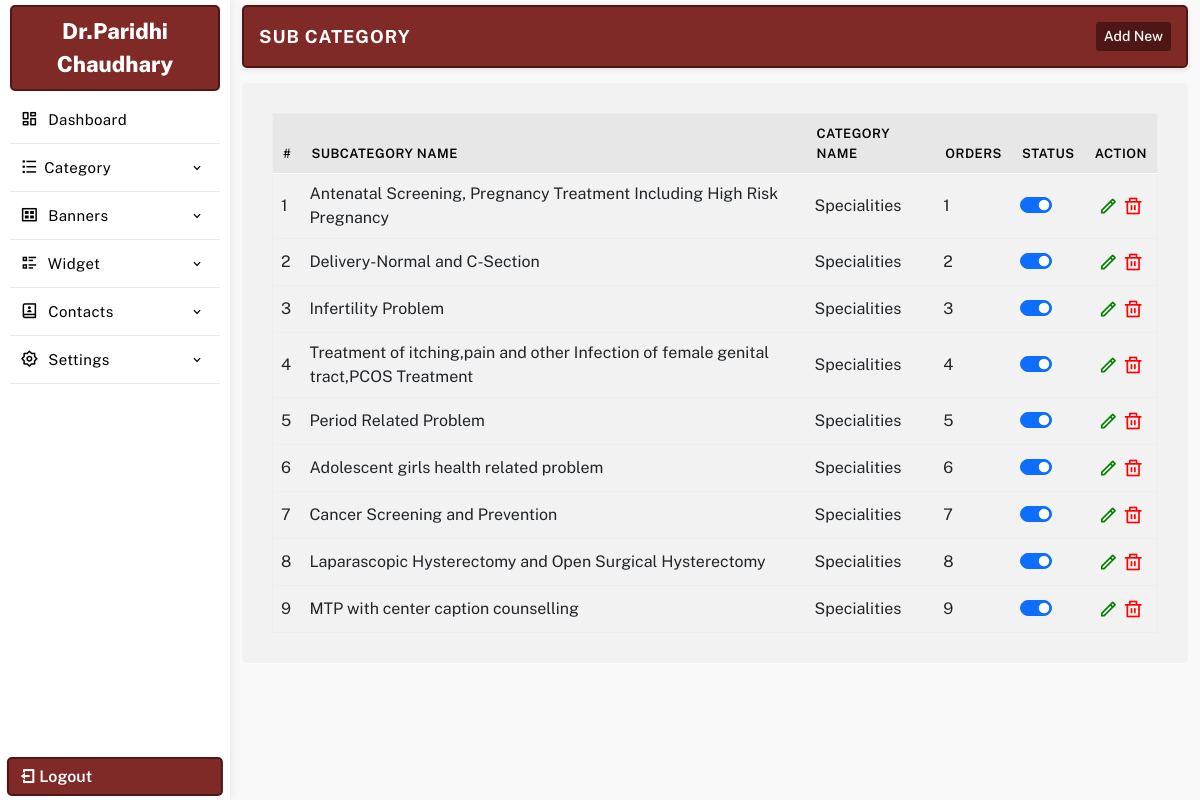
The page /manager/sub-category.php (signed in) on the database its author committed.
### tables this page shows
CREATE TABLE `settings` (
  `id` int(11) NOT NULL,
  `web_name` varchar(255) DEFAULT NULL,
  `email_id` varchar(255) DEFAULT NULL,
  `alternate_email_id` varchar(255) DEFAULT NULL,
  `contact_no` varchar(255) DEFAULT NULL,
  `alternate_no` varchar(255) DEFAULT NULL,
  `whatsapp_no` varchar(255) DEFAULT NULL,
  `reception_time` varchar(255) DEFAULT NULL,
  `address` text DEFAULT NULL,
  `youtubelink` varchar(255) DEFAULT NULL,
  `map_iframe` longtext DEFAULT NULL,
  `facebook` varchar(255) DEFAULT NULL,
  `youtube` varchar(255) DEFAULT NULL,
  `instagram` varchar(255) DEFAULT NULL,
  `twitter` varchar(255) DEFAULT NULL,
  `linkedin` varchar(255) DEFAULT NULL,
  `logo` varchar(255) DEFAULT NULL,
  `meta_title` varchar(255) DEFAULT NULL,
  `meta_keywords` varchar(255) DEFAULT NULL,
  `meta_desc` text DEFAULT NULL,
  `smart_classroom_desc` text DEFAULT NULL,
  `smart_classroom_text` varchar(255) DEFAULT NULL,
  `brochure_file` varchar(500) DEFAULT NULL,
  `footerdesc` text DEFAULT NULL,
  `googletag` text DEFAULT NULL,
  `headercenterline` varchar(255) DEFAULT NULL,
  `no_of_experience` varchar(255) DEFAULT NULL,
  `surgeries` varchar(255) DEFAULT NULL,
  `no_of_patients` varchar(255) DEFAULT NULL,
  `satisfied_patients` varchar(255) DEFAULT NULL,
  `working_days` varchar(255) DEFAULT NULL,
  `closed_days` varchar(255) DEFAULT NULL
);

CREATE TABLE `sub_cat` (
  `id` int(11) NOT NULL,
  `cat_id` varchar(255) NOT NULL,
  `sc_name` varchar(255) NOT NULL,
  `sc_url` varchar(255) NOT NULL,
  `sc_desc` longtext NOT NULL,
  `sdesc` text NOT NULL,
  `features` text NOT NULL,
  `featured_img` varchar(255) NOT NULL,
  `featured_img1` varchar(255) NOT NULL,
  `icon_img` varchar(255) NOT NULL DEFAULT '',
  `meta_title` varchar(255) NOT NULL,
  `meta_keywords` varchar(255) NOT NULL,
  `meta_desc` text NOT NULL,
  `status` int(11) NOT NULL,
  `order` int(11) NOT NULL
);

CREATE TABLE `category` (
  `id` int(11) NOT NULL,
  `c_name` varchar(255) NOT NULL,
  `c_type` varchar(255) NOT NULL,
  `c_url` varchar(255) NOT NULL,
  `c_desc` text NOT NULL,
  `sdesc` text NOT NULL,
  `featured_img` varchar(255) NOT NULL,
  `meta_title` varchar(255) NOT NULL,
  `meta_keywords` varchar(255) NOT NULL,
  `meta_desc` text NOT NULL,
  `card_heading` text DEFAULT NULL,
  `card_data` longtext DEFAULT NULL,
  `section_heading` text DEFAULT NULL,
  `iframe` text DEFAULT NULL,
  `status` int(11) NOT NULL DEFAULT 1,
  `order` int(11) NOT NULL
);

### manager/database/db.php (called while the page is built, shortened)
<?php session_start();
$con = mysqli_connect( DB_HOST, DB_USER, DB_PASSWORD, DB_NAME);
$sqlsetting = mysqli_query($con,"SELECT * FROM `settings`");
$rwlinks = mysqli_fetch_array($sqlsetting);
$websitename = $rwlinks['web_name'];

### manager/sub-category.php (the view, shortened to what this page needs)
<?php require_once 'database/db.php';
	include 'include/header.php';
	include 'include/sidebar.php';
 ?>
<section class="main-dashboard">
<div class="container-fluid">
<div class="row">
<div class="col-md-12 ">
	<div class="page-title">
		<div class="title">
			<h3>Sub Category</h3>
		</div>
		<div class="createbtn">
			<a href="createsub-category.php"> Add New</a>
		</div>
	</div>
</div>
<div class="col-md-12">
	<div class="page-content">
		<table class="table table-hover" id="myTable">
			<thead>
				<tr>
					<th>#</th>
					<th>Subcategory Name</th>
					<th>Category Name</th>
					<th>Orders</th>
					 <th>Status</th>
					<th class="">Action</th>
				</tr>
			</thead>
			<tbody>
			<?php $sqlsubcat  = mysqli_query($con, "SELECT * FROM sub_cat ORDER BY cat_id ASC, `order`");
			if(mysqli_num_rows($sqlsubcat)){
			$serial = 1;
			while($rwsubcat = mysqli_fetch_assoc($sqlsubcat)){
			$scid = $rwsubcat['id'];
			$catid = $rwsubcat['cat_id'];
			$sqlcat = mysqli_query($con, "SELECT * FROM category WHERE id = '$catid' ORDER BY `order` ASC");
			$rwcat = mysqli_fetch_array($sqlcat);
			?>
				<tr id='remove<?php echo $scid; ?>'>
					<td><?php echo $serial; ?></td>
					<td><?php echo $rwsubcat['sc_name']; ?></td>
					<td><?=$rwcat['c_name'];?></td>
					<td><?php echo $rwsubcat['order']; ?></td>
					<td>
						<div class="form-check form-switch">
							<?php $checked = $rwsubcat['status']==1 ? "checked" : ""; ?>
						  <input class="form-check-input" type="checkbox" data-table="sub_cat" ide="<?=$scid;?>" <?=$checked;?>>
						</div>
					</td>
					<td class="text-center">
						<a href="updatesub-category.php?id=<?=$scid; ?>" class="editbtn ri-pencil-line" ></a>
						<a href="javascript:"  ide="<?=$scid; ?>" class='delbtn ri-delete-bin-line' ></a>
					</td>
				</tr>
				<?php $serial++; }} ?>
			</tbody>
		</table>
	</div>
</div>
</div>
</div>
</section>
<?php
	include "include/footer.php";
?>

### manager/include/sidebar.php (shortened to what this page needs)
<aside class="sidebar-menu-dashboard">
<div class="logo-n-toggle">
	<a href="dashboard.php"><?=$websitename;?></a>
</div>
<nav class="menu">
<ul class="aside-menu">
<li class="menu-item ">
	<a href="dashboard.php" class="menu-link">
	<span class="link-text"><i class="ri-dashboard-line"></i> Dashboard</span>
	</a>
</li>
<li class="menu-item has-submenu">
	<a href="javascript:" class="menu-link" id="parent-menu">
	<span class="link-text"><i class="ri-list-check"></i>Category</span>
	<i class='bx bx-chevron-down'></i>
	</a>
</li>
<li class="menu-item has-submenu">
<a href="javascript:" class="menu-link orders" id="parent-menu">
<span class="link-text"><i class="ri-gallery-view"></i> Banners</span>
<i class='bx bx-chevron-down'></i>
</a>
</li>
<li class="menu-item has-submenu">
<a href="javascript:" class="menu-link" id="parent-menu">
<div>
<span class="link-text"><i class="ri-list-check-2"></i> Widget</span>
</div>
<i class='bx bx-chevron-down'></i>
</a>
</li>
<li class="menu-item has-submenu">
<a href="javascript:" class="menu-link orders" id="parent-menu">
<div>
<span class="link-text"><i class="ri-contacts-book-2-line"></i> Contacts</span>
</div>
<i class='bx bx-chevron-down'></i>
</a>
</li>
<li class="menu-item has-submenu">
<a href="javascript:" class="menu-link orders" id="parent-menu">
<div>
<span class="link-text"><i class="ri-settings-2-line"></i> Settings</span>
</div>
<i class='bx bx-chevron-down'></i>
</a>
</li>
</ul>
</nav>
<a href="logout.php" class="logout-fixed"><i class="ri-logout-box-line"></i> Logout</a>
</aside>

### manager/css/style.css (style rules this page uses)
* { margin: 0; padding: 0; box-sizing: border-box; font-family: "Public Sans", sans-serif; }
:root { --text1-color: #a7a7a7; --primary-color: #7F2A26; --secondary-color: #4e1715; }
table { margin: 0 !important;border: 1px solid #eee !important; }
table thead { background: #e7e7e7;border-bottom: 1px solid #fff;color: #fff; }
table thead tr th { font-weight: 600 !important;font-size: 13px;border-bottom: 0 !important;padding: 10px !important;color: #000;text-transform: uppercase;letter-spacing: .5px; }
tr td { vertical-align: middle; }
p,h1,h2,h3,h4,h5,h6 { margin: 0; }
a { text-decoration: none; color: #000; }
ul { list-style: none; padding: 0; margin: 0; }
.addimage, .editbtn,.delbtn { font-size: 20px; }
.editbtn { color: green; }
.delbtn { color: red; }
aside { width: 230px; height: 100vh; transition: all .4s linear; float: left; box-shadow: 1px 0 10px rgb(0 0 0 / 8%); position: relative; padding: 5px 10px; }
.logo-n-toggle { display: flex; justify-content: center; align-items: center; padding: 8px 10px; border: 2px solid var(--secondary-color); border-radius: 5px; background: var(--primary-color); }
.logo-n-toggle a { display: block; transition: display .4s linear; color: #fff; text-align: center; font-weight: 800; font-size: 22px; }
.logo-n-toggle a:before, .logo-n-toggle a:after { width: 12px; height: 12px; display: inline-block; border: 4px solid var(--primary-color); border-radius: 50%; margin: 0 5px; }
.logout-fixed { position: absolute; bottom: 4px; left: 50%; padding: 5px 10px; width: 94%; color: #fff; margin: auto; transform: translateX(-50%); border-radius: 5px; border: 2px solid var(--secondary-color); font-weight: 600; background: var(--primary-color); transition: .3s linear; }
.page-title { padding: 15px; border-radius: 5px; border: 2px solid var(--secondary-color); display: flex; align-items: center; justify-content: space-between; margin-bottom: 15px; box-shadow: 0 .125rem .25rem rgba(165,163,174,.3); background: #fff; background: var(--primary-color); }
.page-title .title h3 { font-size: 18px; color: #fff; text-transform: uppercase; font-weight: 700; letter-spacing: 1px; }
.page-title .createbtn { display: flex; align-items: center; gap: 10px; }
.page-title .createbtn a { font-size: 14px; display: flex; align-items: center; justify-content: center; border-radius: 3px; padding: 4px 8px; font-weight: 500; background: var(--secondary-color); color: #fff; transition: .3s ease; }
.page-content { background: #fff;padding: 30px;border-radius: 5px;background: #f2f2f2; }
aside .menu { height: 88%; overflow: auto; padding: 5px 0; }
.aside-menu .menu-item { transition: all .2s linear; position: relative; }
.aside-menu .menu-item > .menu-link { text-decoration: none; display: block; padding: 10px 10px; display: flex; justify-content: space-between; align-items: center; white-space: nowrap; border-bottom: 1px solid #e9e9e9; }
.aside-menu .menu-item > .menu-link i { color: #000; font-size: 18px; margin-right: 5px; display: inline-block; }
.aside-menu .menu-item > .menu-link .bx-chevron-down, .aside-menu .menu-item > .menu-link .link-text { transition: all .2s linear; color: #000; font-size: 15px; letter-spacing: 0.4px; font-weight: 400; }
.aside-menu .menu-item > .menu-link span::after { content: ""; font-family: FontAwesome; }
section.main-dashboard { float: left; width: calc(100% - 230px); transition: all .4s linear; overflow: auto; height: 100vh; padding: 5px 0; background: #f9f9f9; }

### rows shown on the page
settings: web_name "Dr.Paridhi Chaudhary"
sub_cat: sc_name "Antenatal Screening, Pregnancy Treatment Including High Risk Pregnancy", category.c_name "Specialities", order "1"
sub_cat: sc_name "Delivery-Normal and C-Section", category.c_name "Specialities", order "2"
sub_cat: sc_name "Infertility Problem", category.c_name "Specialities", order "3"
sub_cat: sc_name "Treatment of itching,pain and other Infection of female genital tract,PCOS Treatment", category.c_name "Specialities", order "4"
sub_cat: sc_name "Period Related Problem", category.c_name "Specialities", order "5"
sub_cat: sc_name "Adolescent girls health related problem", category.c_name "Specialities", order "6"
sub_cat: sc_name "Cancer Screening and Prevention", category.c_name "Specialities", order "7"
sub_cat: sc_name "Laparascopic Hysterectomy and Open Surgical Hysterectomy", category.c_name "Specialities", order "8"
sub_cat: sc_name "MTP with center caption counselling", category.c_name "Specialities", order "9"
